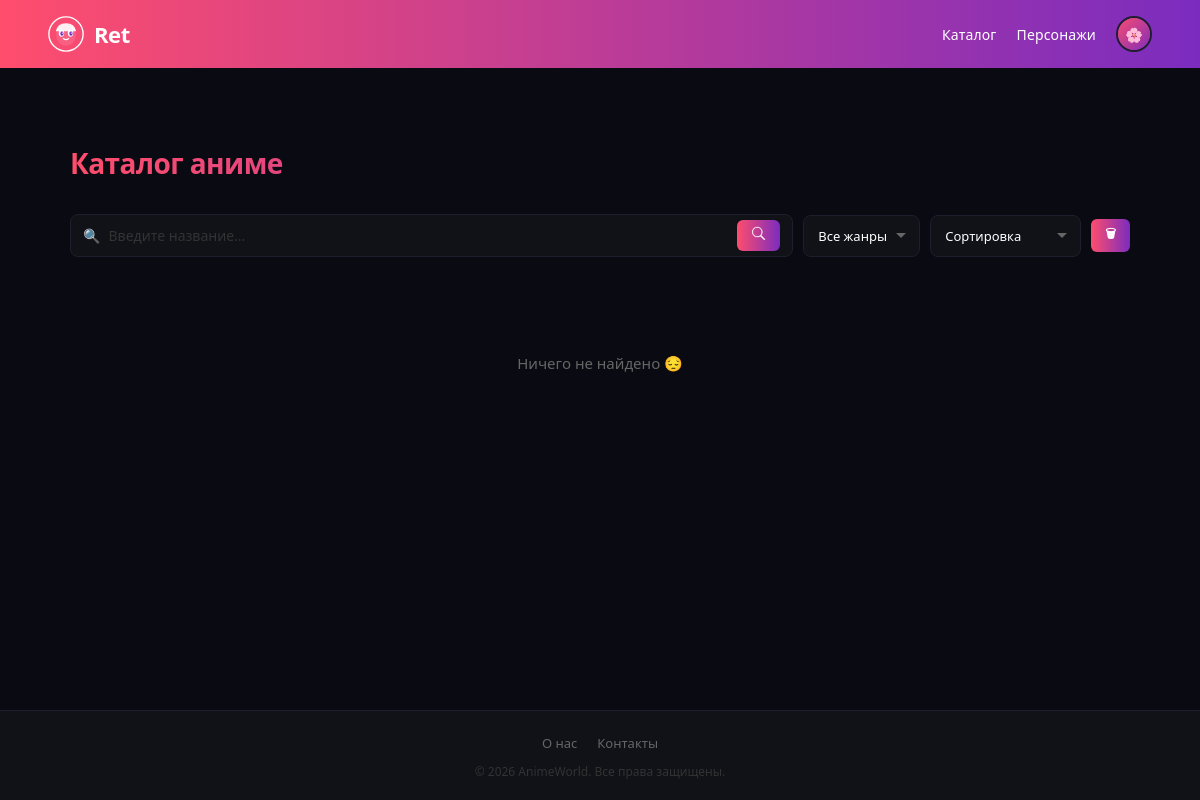
The page /anime/ on the database as committed earlier.
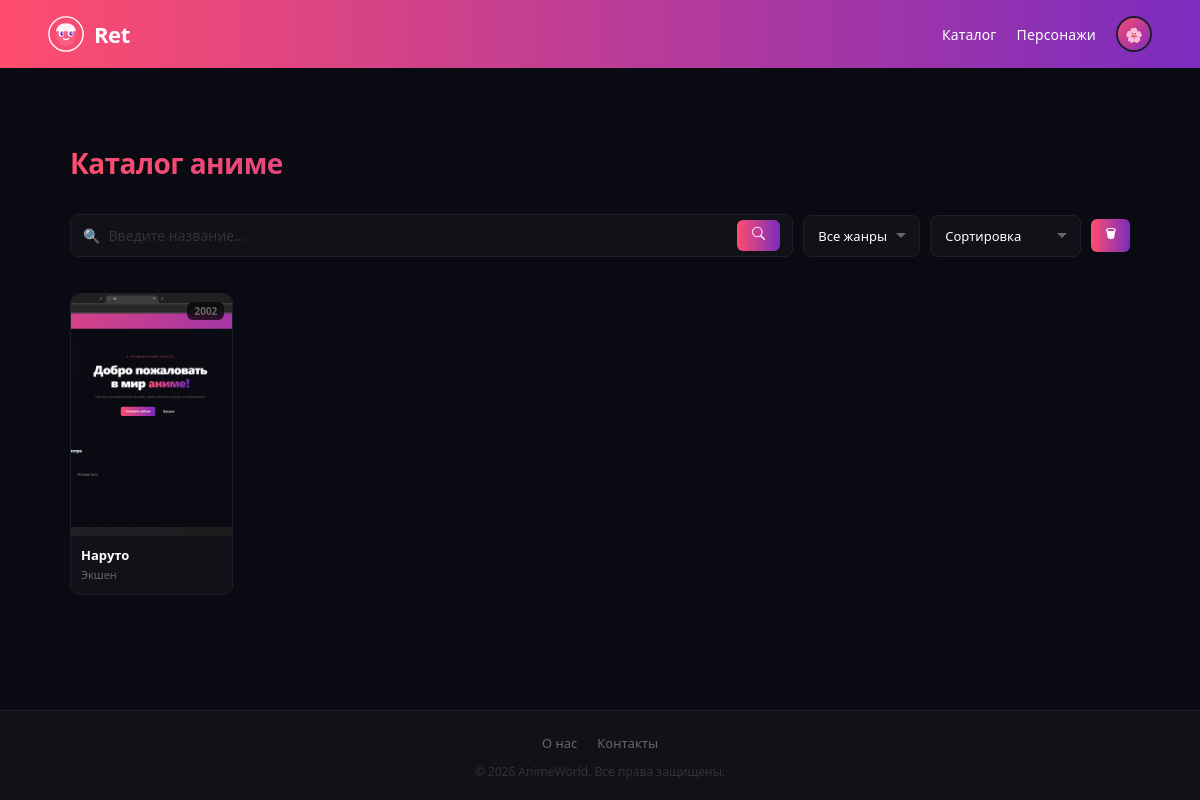
The same page on the database as committed later.
### core/models.py (models this page shows, shortened)
class Anime(models.Model):
    name = models.CharField(verbose_name="Название")
    name_en = models.CharField(verbose_name="Название на английском")
    slug = models.SlugField(unique=True, blank=True, verbose_name="Slug")
    image = models.ImageField(upload_to="anime_poster", verbose_name="Постер")
    description = models.TextField(verbose_name="Описание")
    release_year = models.DateField(verbose_name="Дата выхода")
    shikimori_rating = models.DecimalField(max_digits=3, decimal_places=1, verbose_name="Рейтинг Shikimori")
    our_rating = models.FloatField(default=0, verbose_name="Наш рейтинг")
    genres = models.ManyToManyField("Genre", related_name="animes", verbose_name="Жанры")
    class Meta:
        verbose_name = "Аниме"
        verbose_name_plural = "Аниме"

class Genre(models.Model):
    name = models.CharField(max_length=100, verbose_name="Название")
    class Meta:
        verbose_name = "Жанр"
        verbose_name_plural = "Жанры"

### core/views.py (the view)
# urls.py: path('anime/', all_anime_page, name="all_anime_page"),
def all_anime_page(request):
    search_query = request.GET.get('search', '')
    genre_id = request.GET.get('genres', '')
    sort_option = request.GET.get('sort', '')
    print(search_query)
    animes = Anime.objects.prefetch_related('genres', 'seasons__episodes')
    if search_query:
        animes = animes.filter(Q(name__icontains=search_query) | Q(name_en__icontains=search_query))
    if genre_id:
        animes = animes.filter(genres__id=genre_id)
    if sort_option == 'name_asc':
        animes = animes.order_by('name')
    elif sort_option == 'name_desc':
        animes = animes.order_by('-name')
    elif sort_option == 'series_asc':
        animes = animes.annotate(
            total_episodes=db_models.Count('seasons__episodes')
        ).order_by('-total_episodes')
    genres = Genre.objects.all()
    context = {
        'anime': animes,
        'genres': genres,
        'selected_genre': genre_id,
        'search_query': search_query,
        'sort_option': sort_option,
    }
    return render(request, 'all_anime.html', context)

### core/templates/all_anime.html (shortened to what this page needs)
{% extends './base.html' %}
{% block content %}
<main class="main">
    <div class="catalog-page">
        <h1 class="catalog-page-title">Каталог аниме</h1>
        <form method="get" id="filterForm">
            <div class="catalog-filters">
                <div class="search-wrap">
                    <span class="search-icon">🔍</span>
                    <input
                        type="text"
                        class="search-input"
                        placeholder="Введите название..."
                        name="search"
                        value="{{ search_query }}"
                    >
                    <button type="submit" class="search-btn">
                    </button>
                </div>
                <select name="genres" class="filter-select" onchange="this.form.submit()">
                    <option value="">Все жанры</option>
                </select>
                <select name="sort" class="filter-select" onchange="this.form.submit()">
                    <option value="">Сортировка</option>
                </select>
                <a href="{% url 'all_anime_page' %}" class="search-btn">🗑</a>
            </div>
        </form>
        <div class="anime-grid">
            {% for anime in anime %}
            <a href="{% url 'anime_detail_page' anime.slug %}" class="anime-grid-card">
                <div class="anime-grid-thumb">
                    {% if anime.image %}
                        <img src="{{ anime.image.url }}" alt="{{ anime.name }}" />
                    {% else %}
                        <div class="anime-grid-no-img">{{ anime.name|first }}</div>
                    {% endif %}
                    <span class="anime-grid-year">{{ anime.release_year|date:"Y" }}</span>
                </div>
                <div class="anime-grid-info">
                    <span class="anime-grid-title">{{ anime.name }}</span>
                    <span class="anime-grid-genre">
                        {% for genre in anime.genres.all %}
                            {{ genre.name }}{% if not forloop.last %} · {% endif %}
                        {% empty %}
                            Без жанра
                        {% endfor %}
                    </span>
                </div>
            </a>
            {% empty %}
            <p class="catalog-empty">Ничего не найдено 😔</p>
            {% endfor %}
        </div>
    </div>
</main>
{% endblock %}

Rows that differ between the two databases and show on the page:
added Anime: image (picture), release_year "2002", name "Наруто"
added Genre: name "Экшен"
Other text that changed with them:
text no longer shown: "Ничего не найдено 😔"
